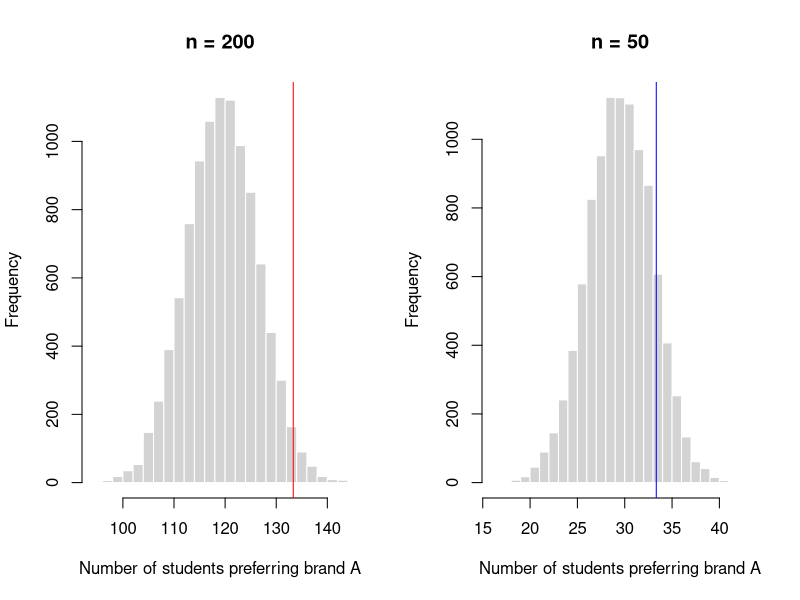

R code for this plot:
## ---- chunk 1
knitr::opts_chunk$set(echo = TRUE)
## ---- chunk 2
se = 40/sqrt(100)
## ---- chunk 3
pnorm(q = 5, mean = 0, sd = se, lower.tail = FALSE)
pnorm(q = 105, mean = 100, sd = se, lower.tail = FALSE)
## ---- chunk 4
pnorm(q = -4, mean = 0, sd = se)
## ---- chunk 5
pnorm(q = -3, mean = 0, sd = se)
pnorm(q = 3, mean = 0, sd = se, lower.tail = FALSE)
## ---- chunk 6
n = 200
p = 0.6
## ---- chunk 7
a1 = pbinom(q = 2/3 * n, size = n, p = p, lower.tail = FALSE)
## ---- chunk 8
mu = n*p
sigma = sqrt(n*p*(1-p))
a2 = pnorm(q = 2/3 * n, mean = mu, sd = sigma, lower.tail = F)
## ---- chunk 9
pbinom(q = 0.65 * n, size = n, p = p) - pbinom(q = 0.55 * n, size = n, p = p)
## ---- chunk 10
pnorm(q = 0.65 * n, mean = mu, sd = sigma) - pnorm(q = 0.55 * n, mean = mu, sd = sigma)
## ---- chunk 11
n50 = 50
c1 = pbinom(q = 2/3 * n50, size = n50, p = p, lower.tail = FALSE)
c2 = pnorm(q = 2/3 * n50, mean = n50*p, sd = sqrt(n50*p*(1-p)), lower.tail = F)
c(a1, c1)
## ---- chunk 12
{
  par(mfrow = c(1, 2))
  hist(
    rbinom(n = 10000, size = 200, prob = p),
    breaks = 25, border = F,
    main = "n = 200",
    xlab = "Number of students preferring brand A"
  )
  abline(v = 2 / 3 * 200, col = "red")
  hist(
    rbinom(n = 10000, size = 50, prob = p),
    breaks = 25, border = F,
    main = "n = 50",
    xlab = "Number of students preferring brand A"
  )
  abline(v = 2 / 3 * 50, col = "blue")
}
## ---- chunk 13
pnorm(10, mean = 0, sd = sqrt(2500)) - pnorm(-10, mean = 0, sd = sqrt(2500))
## ---- chunk 14
#Fist thing first, summarize the assumptions
sigma = 5
n = 100
## ---- chunk 15
standard_error = sigma/sqrt(n)
#by hand, it is exactly the same. the square root of 100 is 10, therefore
standard_error_byhand = 5/10
## ---- chunk 16
z_score_90 = qnorm(0.05, lower.tail = F)
## ---- chunk 17
ME_90 = z_score_90*sigma/sqrt(n)
#alternatively
ME_90_2 = z_score_90*standard_error
## ---- chunk 18
z_score_98 = qnorm(0.01, lower.tail = F)
ME_98 = z_score_98*sigma/sqrt(n)
## ---- chunk 19
width_98 = 2*ME_98
## ---- chunk 20
#Fist thing first, summarize the assumptions
n = 16
x_bar = 47500
s = 4200
## ---- chunk 21
    t_score_95 = qt(0.025, df = n-1, lower.tail = F)
    pt(t_score_95, df = n-1, lower.tail = F)
## ---- chunk 22
    ME_95 = t_score_95*s/sqrt(n)
## ---- chunk 23
    t_score_90 = qt(0.05, df = n-1, lower.tail = F)
    ME_90 = t_score_90*s/sqrt(n)
## ---- chunk 24
#Fist thing first, summarize the assumptions
n = 174
x_bar = 6.06
s = 1.43
lcl = 5.96
ucl = 6.16
## ---- chunk 25
SE = s/sqrt(n)
t_score = (x_bar-lcl)/SE
#t_score = (ucl-x_bar)/SE
## ---- chunk 26
half_alpha = pt(t_score, df = n-1, lower.tail = F)
CL = 1-2*half_alpha
## ---- chunk 27
n_A = 40; s_A = 20; x_bar_A = 340;
n_B = 50; s_B = 30; x_bar_B = 285;
alpha = 1 - 0.9
df = n_A+n_B-2
## ---- chunk 28
s_p_squared = ((n_A-1)*s_A^2 + (n_B-1)*s_B^2)/df
## ---- chunk 29
t_score = qt(p = alpha/2, df = df, lower.tail = F)
ME = t_score*sqrt(s_p_squared/n_A + s_p_squared/n_B)
## ---- chunk 30
d_bar = x_bar_A - x_bar_B
UCL_8.30 = d_bar + ME
LCL_8.30 = d_bar - ME
## ---- chunk 31
nu = ((s_A^2/n_A)+(s_B^2/n_A))^2 / ((s_A^2/n_A)^2/(n_A-1)+(s_B^2/n_B)^2/(n_B-1))
## ---- chunk 32
t_score_ne = qt(p = alpha/2, df = nu, lower.tail = FALSE)
ME_ne = t_score_ne*sqrt(s_A^2/n_A + s_B^2/n_B)
d_bar = x_bar_A - x_bar_B
UCL_8.30_ne = d_bar + ME_ne
LCL_8.30_ne = d_bar - ME_ne
## ---- chunk 33
n_a = 60
p = 0.8

pbinom(q = n_a*0.7-1, size = n_a, prob = p )
pnorm(q = n_a*0.7, mean = n_a*p, sd = sqrt(n_a*p*(1-p)))

n_b = 6
pbinom(q = n_b*0.7, size = n_b, prob = p)

pnorm(q = n_b*0.7, mean = n_b*p, sd = sqrt(n_b*p*(1-p)))
